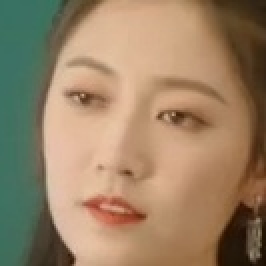
#> input picture detectFace/face_train/a1/000130_1.jpg, 133 x 133 px (shown 2 times larger)
$ python face_train.py
#> lines starting #> are read from the running program, lines starting #| are printed output that depends on the picture
'''
    1,进行人脸模型训练,准备好训练集图片
    2,训练集第一个文件夹随便存放图片,不做目标训练,将目标人物训练集只要不放在第一个文件夹即可,
    因为：第几个文件夹,它所产生的lable便是多少，但当预测为无时，仍返回0，所以对结果有影响
    3，将训练好的模型存放
'''
import os
import sys
import cv2
import numpy as np


def normalize(X, low, high, dtype=None):
    """将X中的给定数组调整为介于高低之间的值"""
    X = np.asarray(X)
    minX, maxX = np.min(X), np.max(X)
    # 归一化0到1.
    X = X - float(minX)
    X = X / float((maxX - minX))
    # 规划到最低到最高之间.
    X = X * (high-low)
    X = X + low
    if dtype is None:
        return np.asarray(X)
    return np.asarray(X, dtype=dtype)
def read_images(path, sz=None):
#> called with path = 'face_train/'
    c = 0
    X,y = [], []
    for dirname, dirnames, filenames in os.walk(path):
        for subdirname in dirnames:
            subject_path = os.path.join(dirname, subdirname)
            print(subject_path)
            #os.listdir() 方法用于返回指定的文件夹包含的文件或文件夹的名字的列表
            for filename in os.listdir(subject_path):
                try:
                    #合并目录，filepath指的就是\OPENCV\pycv-master\data\at\cy这样完整的路径
                    filepath = os.path.join(subject_path, filename)
                    #im是图像文件
                    im = cv2.imread(os.path.join(subject_path, filename), cv2.IMREAD_GRAYSCALE)
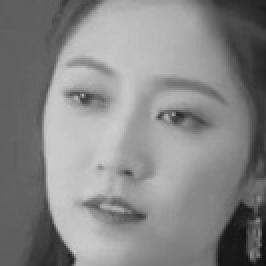
#> im: shape (133, 133) (shown 2 times larger); min 16, max 205, mean 133.9
                    im = cv2.resize(im,(133,133))   #设置大小，根据实际情况设定
                    if (im is None):
                        print ("image " + filepath + " is none" )
                    # resize to given size (if given)
                    if (sz is not None):
                        im = cv2.resize(im, sz)
                        #用一个im副本代替指向X
                    X.append(np.asarray(im, dtype=np.uint8))
                    y.append(c)
                except IOError as e:
                    print("I/O error({0}): {1}").format(e.errno, e.strerror)
                except:
                    print("Unexpected error:"), sys.exc_info()[0]
                    raise
            c = c+1
    return [X,y]

if __name__ == "__main__":
    out_dir = None
    [X,y] = read_images('face_train/')
    # print(y)
    #y看有几个组
    y = np.asarray(y, dtype=np.int32)
    # out_dir = './'
    '''
    文件夹a0不具备预测数据提供
    cv2中face子模块目前支持的算法有:
    （1）主成分分析（PCA）——Eigenfaces（特征脸）——函数：cv2.face.EigenFaceRecognizer_create（）
    PCA：低维子空间是使用主元分析找到的，找具有最大方差的哪个轴。
    缺点：若变化基于外部（光照），最大方差轴不一定包括鉴别信息，不能实行分类。
    （2）局部二值模式（LBP）——LocalBinary Patterns Histograms——函数：cv2.face.LBPHFaceRecognizer_create()
    (3)HogFace
    '''
    model = cv2.face.EigenFaceRecognizer_create()
    #人脸识别器
    # print(np.shape(X))
    # 进行训练
    model.train(np.asarray(X), np.asarray(y))
    # 保存模型
    model.save("./model/face_model_trained.xml")
